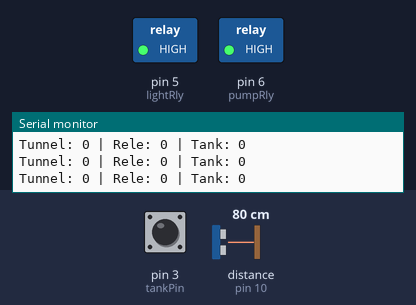
A sketch run on a simulated Arduino Uno, built with avr-gcc and run on an emulated ATmega328P. On the bench: switched loads named in the sketch (green lamp = pin HIGH), the last lines printed to the serial monitor. The test bench sets the inputs (shaded band); at power-on: pin 3 (tankPin) HIGH, distance to the obstacle (sensor on pin 10) 80 cm. The echo pulse lasts 58.3 µs per cm; pins used as bus, display or sensor lines are not drawn.

Above: at 1.2 s.
1.3 s: pin 3 (tankPin) pulsed LOW 5 times (0.12 s each, 0.3 s apart)
5.8 s: pin 3 (tankPin) pulsed LOW 2 times (0.12 s each, 0.3 s apart)
9.4 s: pin 3 (tankPin) driven LOW
12.4 s: distance to the obstacle (sensor on pin 10) set to 73 cm
At 13.6 s:
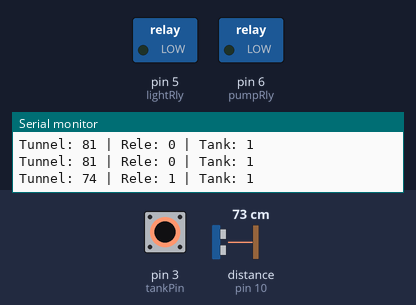
13.9 s: distance to the obstacle (sensor on pin 10) set to 120 cm
At 16.8 s:
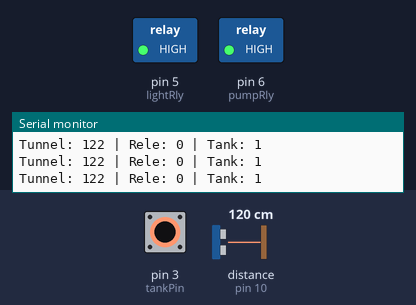
16.9 s: distance to the obstacle (sensor on pin 10) set to 2 cm
At 17.6 s:
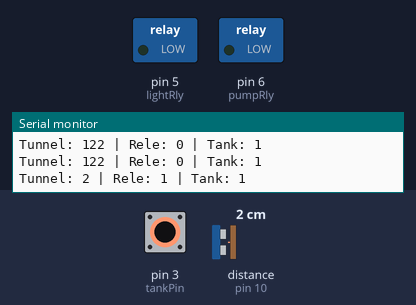
Timing chart, 0 to 19.4 s (numbered marks = the images above; inputs shaded):
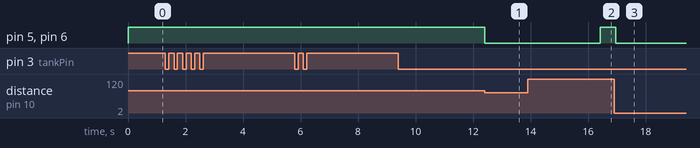

Measured:
- the behaviour switches between 79 and 78 cm on distance to the obstacle (sensor on pin 10) (found by bisection; images 0 and 1)
- after the input at 12.4 s, pin 5 (lightRly), pin 6 (pumpRly): HIGH → LOW at once
- after the input at 13.9 s, pin 5 (lightRly), pin 6 (pumpRly): goes on until 16.4 s, then stays HIGH
- after the input at 16.9 s, pin 5 (lightRly), pin 6 (pumpRly): HIGH → LOW after 0.05 s

The sketch:

841_sonar_float.ino
```cpp
/*
 * This code is for attiny 841 with floating level switch and sr-hc04 sensor.
 * Use Counter-clockwise pin mode
 */


#include <NewPing.h>
#define maxDistance 400

#define movEchoPin 10
#define movTrigPin 7
#define pumpRly 6
#define lightRly 5  //this is also the test pin
#define tankPin 3
#define onBoardLed 1

NewPing sonar(movTrigPin, movEchoPin, maxDistance); // NewPing setup of pins and maximum distance.

//////////////////////////////////DEFINIÇOES GERAIS, ALTERAR SÓ AQUI//////////////////////////////////
int pumpOnTime = 4;         //Tempo de funcionamento da bomba, em segundos
int triggerThreshold = 80;  //Largura do tunel(em cm) -10cm
boolean rlyType = 0;        //0 ou 1, de acordo com o tipo de relé
int debDelay = 50;
//////////////////////////////////////////////////////////////////////////////////////////////////////

boolean pumpState, rlyOn, rlyOff, tankState, testState;
long trigDistance;
int reading = 0;

long readDistance() {
  trigDistance = sonar.ping_cm();
  return trigDistance;
}

boolean waterLevel() {
  tankState = !digitalRead(tankPin);
  return tankState;
}

boolean testMode() {
  if (!digitalRead(lightRly)) {
    testState = true;
  }
  else if (digitalRead(lightRly)) {
    testState = false;
  }
  return testState;
}

//USE TO TEST SKETCH
//boolean waterLevel() {
//  tankState = HIGH;
//  return tankState; //TRUE = OK, FALSE = EMPTY
//}

void printToSerial() {
  Serial.print("Tunnel: ");
  Serial.print(trigDistance);
  Serial.print(" | Rele: ");
  Serial.print(pumpState);
  Serial.print(" | Tank: ");
  Serial.print(tankState);
  Serial.println();
  digitalWrite(onBoardLed, HIGH);
  delay(5);
  digitalWrite(onBoardLed, LOW);
  delay(5);
}

void setup() {
  if (rlyType) {
    rlyOn = HIGH;
    rlyOff = LOW;
  } else if (!rlyType) {
    rlyOn = LOW;
    rlyOff = HIGH;
  }

  pumpOnTime = pumpOnTime * 1000;

  // initialize serial communication:
  Serial.begin(9600);
  pinMode(lightRly, INPUT_PULLUP);
  pinMode(onBoardLed, OUTPUT);
  pinMode(pumpRly, OUTPUT);

  if (testMode()) {
    while (1) {
      digitalWrite(pumpRly, rlyOn);
      digitalWrite(onBoardLed, HIGH);
      Serial.println("TEST MODE ON!");
      delay(2000);
      digitalWrite(pumpRly, rlyOff);
      digitalWrite(onBoardLed, LOW);
      Serial.println("TEST MODE OFF!");
      delay(2000);
    }
  }


  //DEFINE ALL PIN MODES
  pinMode(lightRly, OUTPUT);
  pinMode(tankPin, INPUT);

  //DEFINE INITIAL PIN STATE
  digitalWrite(pumpRly, rlyOff);
  digitalWrite(lightRly, rlyOff);
  digitalWrite(onBoardLed, LOW);
}

void loop() {
  if (waterLevel()) {
    reading = readDistance();
    if (reading != 0 && reading < triggerThreshold) {
      digitalWrite(pumpRly, rlyOn);
      digitalWrite(lightRly, rlyOn);
      pumpState = 1;
      printToSerial();
      delay(pumpOnTime);
    }
  }
  digitalWrite(pumpRly, rlyOff);
  digitalWrite(lightRly, rlyOff);
  pumpState = 0;
  delay(debDelay); //debounce delay
  printToSerial();
}
```
